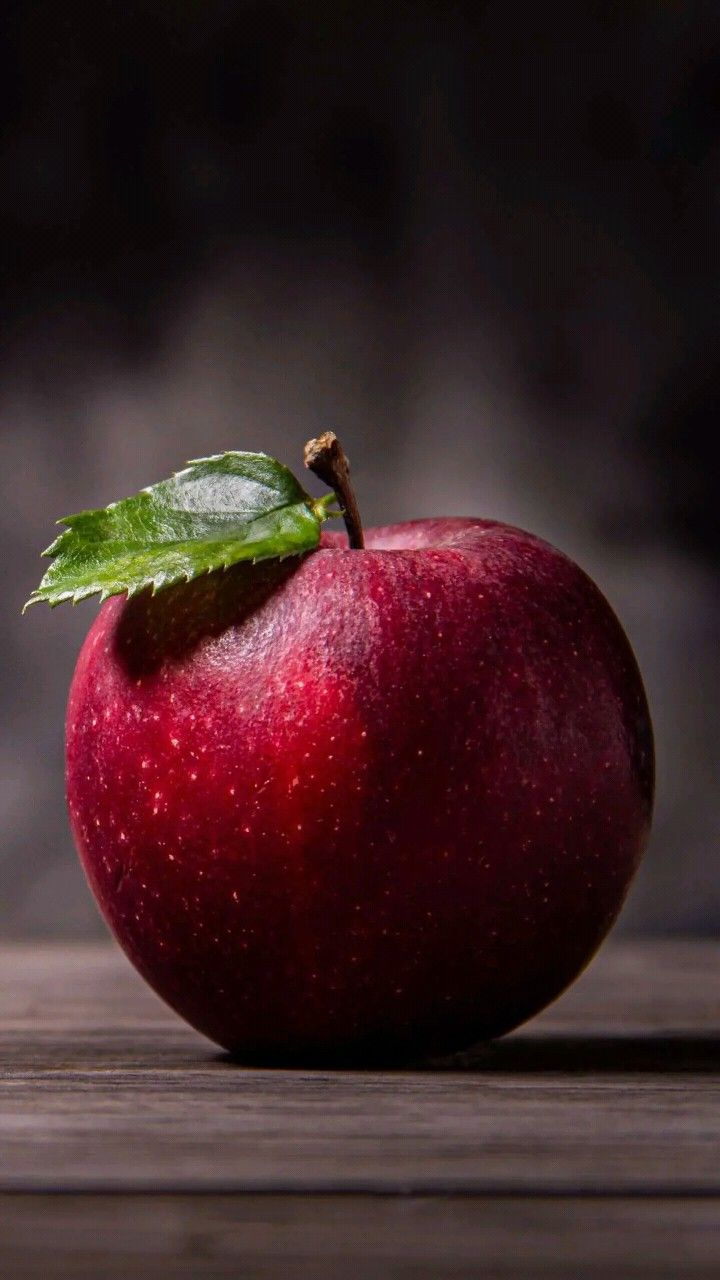
#> input picture data/Apple_Image.jpg, 720 x 1280 px; its folder holds only this picture in this run
$ python -i praktikum_11.py   (imports and definitions only)
#> lines starting #> are read from the running program, lines starting #| are printed output that depends on the picture; after the words box and inside, x2 and y2 are one past the last pixel; in counts of white or black regions, pixels touching at a corner belong together
### common.py
"""Utilitas bersama praktikum Computer Vision 02-08."""
from __future__ import annotations

from pathlib import Path
import cv2
import numpy as np

ROOT = Path(__file__).resolve().parent
DATA = ROOT / "data"
OUTPUT = ROOT / "output"


def ensure_dirs(number: int) -> Path:
    DATA.mkdir(exist_ok=True)
    out = OUTPUT / f"praktikum_{number:02d}"
    out.mkdir(parents=True, exist_ok=True)
    return out


# [20 lines left out: function generate_sample, not called in this run]


def load_image(input_path: str | None = None, grayscale: bool = False) -> np.ndarray:
    # Utamakan dataset asli yang diberikan pengguna, bukan citra sintetis.
#> called with grayscale = False
    candidates = [p for p in sorted(DATA.iterdir())
                  if p.suffix.lower() in {".jpg", ".jpeg", ".png", ".bmp", ".tif", ".tiff", ".webp"}
                  and p.name != "citra_contoh.png"] if DATA.exists() else []
    path = Path(input_path) if input_path else (candidates[0] if candidates else generate_sample())
    flag = cv2.IMREAD_GRAYSCALE if grayscale else cv2.IMREAD_COLOR
    image = cv2.imread(str(path), flag)
#> image is the input picture: shape (1280, 720, 3); mean B, G, R 39, 37.5, 62
    if image is None:
        raise FileNotFoundError(f"Citra tidak dapat dibaca: {path}")
    return image


def save(path: Path, image: np.ndarray) -> None:
    path.parent.mkdir(parents=True, exist_ok=True)
    if not cv2.imwrite(str(path), np.clip(image, 0, 255).astype(np.uint8)):
        raise OSError(f"Gagal menyimpan: {path}")


def gray(image: np.ndarray) -> np.ndarray:
    return image if image.ndim == 2 else cv2.cvtColor(image, cv2.COLOR_BGR2GRAY)
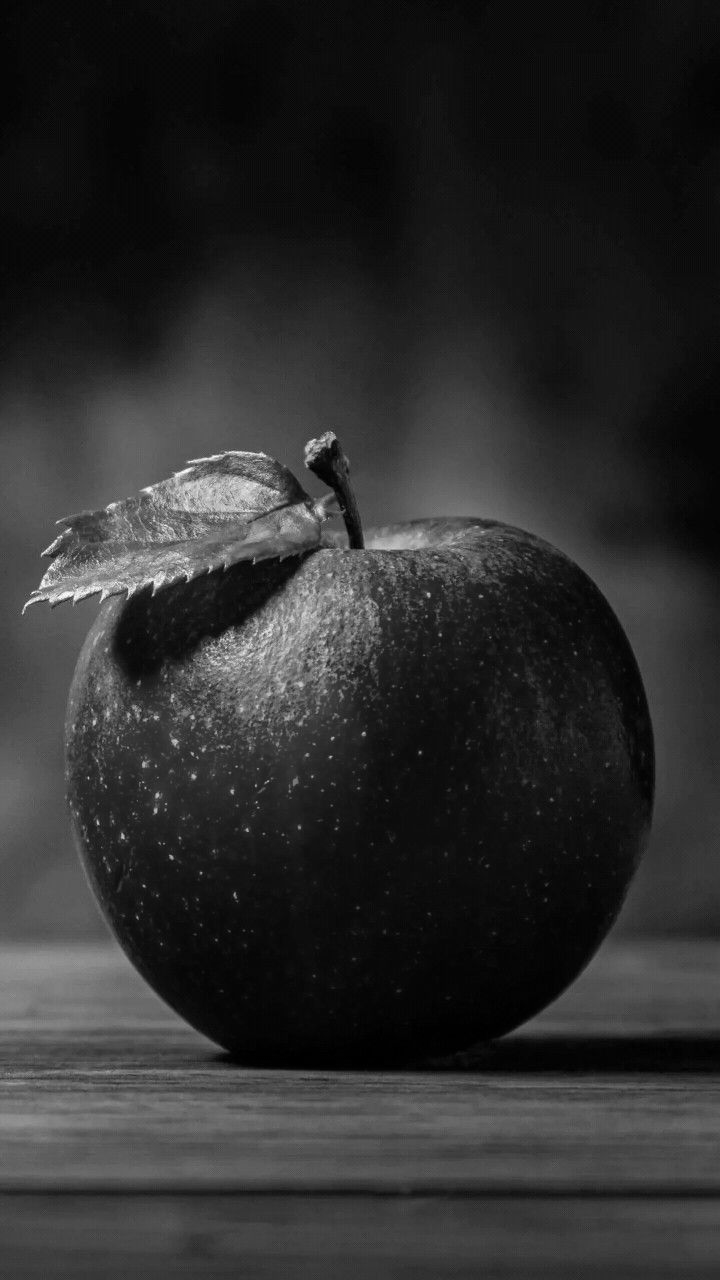
#> returned value: shape (1280, 720); min 0, max 255, mean 45


# [7 lines left out: function autolevel, not called in this run]

### praktikum_11.py
"""Pertemuan 11: morfologi citra biner dan latihan thinning inisial 20x20."""
import argparse
import cv2
import numpy as np
import matplotlib
# [1 line not run here, left out]
import matplotlib.pyplot as plt

from common import ensure_dirs, load_image, gray, save


def skeletonize(binary: np.ndarray) -> np.ndarray:
    """Skeleton morfologis tanpa modul opencv-contrib."""
    skeleton = np.zeros_like(binary)
    work = binary.copy()
    kernel = cv2.getStructuringElement(cv2.MORPH_CROSS, (3, 3))
    while cv2.countNonZero(work):
        eroded = cv2.erode(work, kernel)
        opened = cv2.dilate(eroded, kernel)
        skeleton = cv2.bitwise_or(skeleton, cv2.subtract(work, opened))
        work = eroded
    return skeleton


def create_initials(text: str = "AN") -> np.ndarray:
    """Membuat citra latihan dua inisial berukuran tepat 20x20 piksel."""
    canvas = np.zeros((20, 20), np.uint8)
    cv2.putText(canvas, text[:2].upper(), (0, 15), cv2.FONT_HERSHEY_SIMPLEX,
                0.48, 255, 1, cv2.LINE_8)
    return canvas


def main(input_path=None):
    out = ensure_dirs(11)
    image = load_image(input_path)
    grayscale = gray(image)
    # Otsu memilih threshold dari histogram agar cocok untuk dataset beragam.
    _, binary = cv2.threshold(grayscale, 0, 255, cv2.THRESH_BINARY_INV + cv2.THRESH_OTSU)
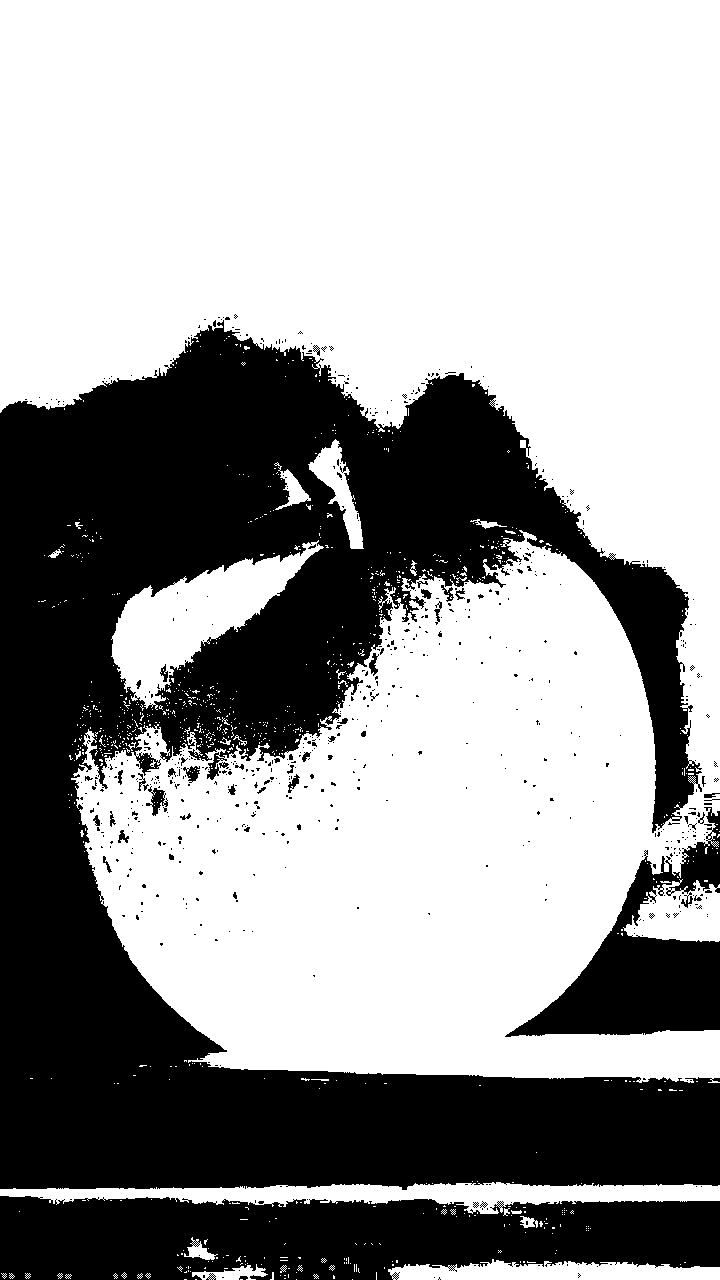
#> binary: shape (1280, 720); 61.2% white; 647 black regions (600 under 20 px), largest, box (x1, y1, x2, y2) and area: (0, 320, 720, 1190) 284454, (0, 1196, 720, 1280) 49652, (505, 807, 720, 1037) 18337

    kernels = {
        "rect_3x3": cv2.getStructuringElement(cv2.MORPH_RECT, (3, 3)),
        "cross_3x3": cv2.getStructuringElement(cv2.MORPH_CROSS, (3, 3)),
        "ellipse_5x5": cv2.getStructuringElement(cv2.MORPH_ELLIPSE, (5, 5)),
    }
    kernel = kernels["cross_3x3"]
    results = {
        "binary_otsu": binary,
        "dilasi": cv2.dilate(binary, kernel, iterations=1),
        "erosi": cv2.erode(binary, kernel, iterations=1),
        "opening": cv2.morphologyEx(binary, cv2.MORPH_OPEN, kernel),
        "closing": cv2.morphologyEx(binary, cv2.MORPH_CLOSE, kernel),
        "morphological_gradient": cv2.morphologyEx(binary, cv2.MORPH_GRADIENT, kernel),
        "top_hat": cv2.morphologyEx(binary, cv2.MORPH_TOPHAT, kernel),
        "black_hat": cv2.morphologyEx(binary, cv2.MORPH_BLACKHAT, kernel),
    }

    # Hit-or-Miss bekerja pada citra 0/1; 1 harus cocok objek dan -1 latar.
    hit_kernel = np.array([[-1, 1, -1], [0, 1, 0], [0, 1, 0]], np.int8)
    results["hit_or_miss"] = cv2.morphologyEx(binary // 255, cv2.MORPH_HITMISS, hit_kernel) * 255
    results["skeleton"] = skeletonize(binary)
#> after the loop in skeletonize, `while cv2.countNonZero(work):`: eroded: shape (1280, 720); every value is 0
#> after the loop in skeletonize, `while cv2.countNonZero(work):`:
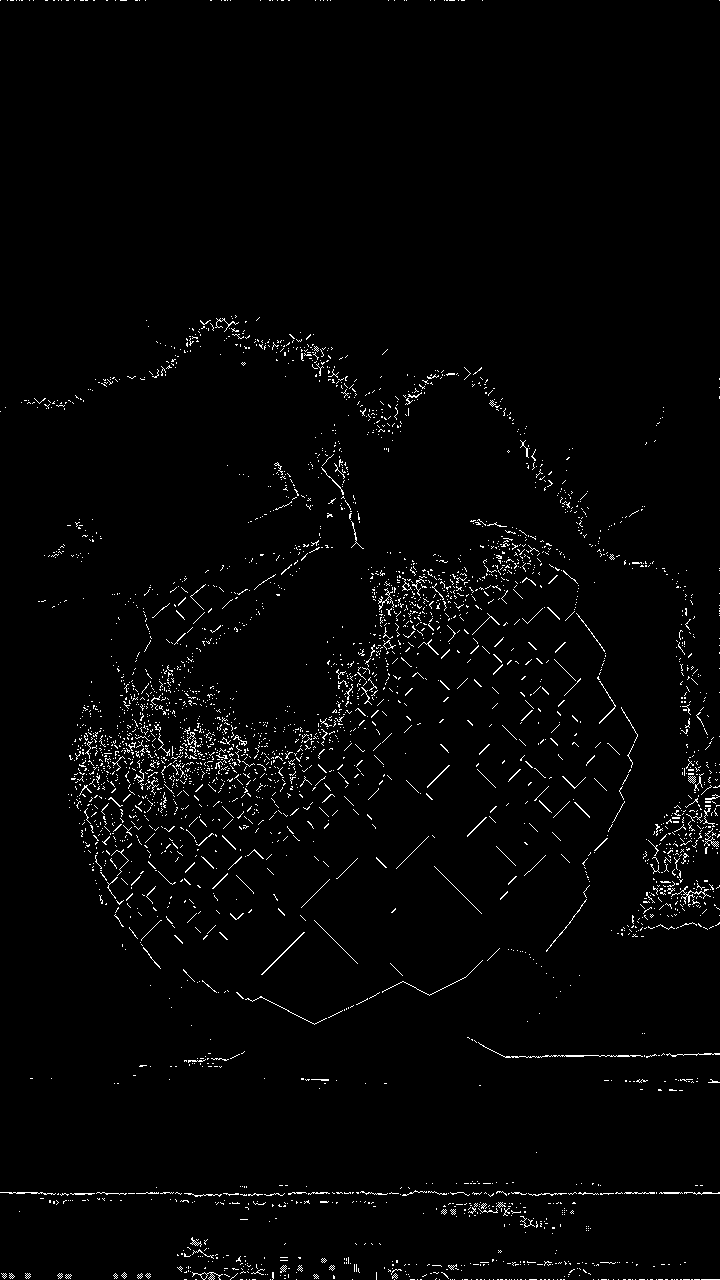
#> skeleton: shape (1280, 720); 1.9% white in thin lines or dots

    # Latihan modul: thinning pada dua inisial, masing-masing dalam citra 20x20.
    initials = create_initials("AN")
    results["inisial_AN_20x20"] = initials
    results["thinning_inisial_AN_20x20"] = skeletonize(initials)

    # Bandingkan bentuk structuring element pada operasi dilasi.
    for name, current_kernel in kernels.items():
        results[f"dilasi_{name}"] = cv2.dilate(binary, current_kernel)
#> after the loop, results = 15 items

    for name, value in results.items():
        save(out / f"{name}.png", value)
#> this loop made 15 passes
#> name on passes 1 to 12: 'binary_otsu', 'dilasi', 'erosi', 'opening', 'closing', 'morphological_gradient', 'top_hat', 'black_hat', 'hit_or_miss', 'skeleton', 'inisial_AN_20x20', 'thinning_inisial_AN_20x20'
#> pass 2, in save (call 2), `if not cv2.imwrite(str(path), np.clip(image, 0, 255).astype(np.uint8)):`:
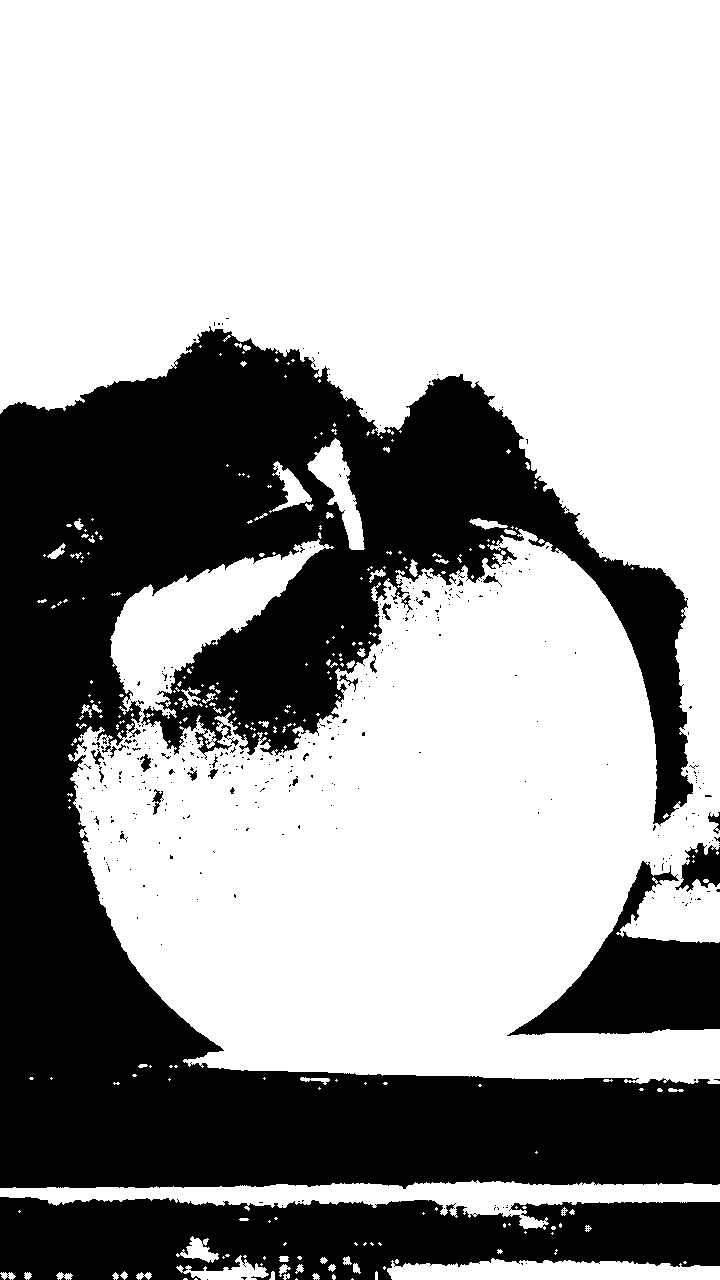
#> saved as dilasi.png: shape (1280, 720); 63.5% white; 361 black regions (335 under 20 px), largest, box (x1, y1, x2, y2) and area: (0, 326, 720, 1189) 270633, (0, 1197, 720, 1280) 46471, (507, 861, 720, 1036) 15450

    selected = ["binary_otsu", "dilasi", "erosi", "opening", "closing", "hit_or_miss",
                "skeleton", "inisial_AN_20x20", "thinning_inisial_AN_20x20"]
    fig, axes = plt.subplots(3, 3, figsize=(11, 10))
    titles = ["Biner Otsu", "Dilasi", "Erosi", "Opening", "Closing", "Hit-or-Miss",
              "Skeleton", "Inisial AN (20×20)", "Thinning AN"]
    for ax, name, title in zip(axes.flat, selected, titles):
        interpolation = "nearest" if "20x20" in name else "antialiased"
        ax.imshow(results[name], cmap="gray", vmin=0, vmax=255, interpolation=interpolation)
        ax.set_title(title); ax.axis("off")
    fig.suptitle("Pertemuan 11 — Morfologi Citra", fontsize=16)
    fig.tight_layout(); fig.savefig(out / "ringkasan.png", dpi=150); plt.close(fig)
#> after `fig.tight_layout()`:
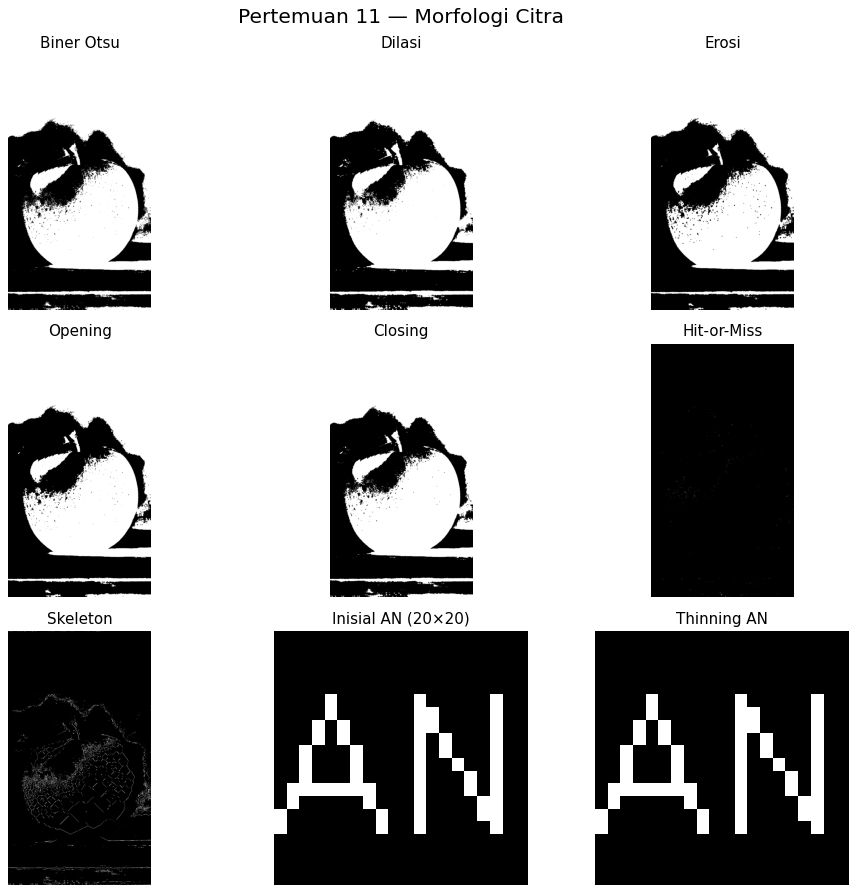
#> figure drawn by matplotlib, 9 panels

    print("Dilasi memperluas objek; erosi menipiskan objek; opening menghapus detail kecil;")
    print("closing menutup celah kecil; skeleton mempertahankan topologi dalam garis tipis.")
    print(f"Hasil tersimpan di {out}")


# [10 lines not run here, left out]

>>> result = main()

$ run again, on data/Face-Cream_Image.jpg
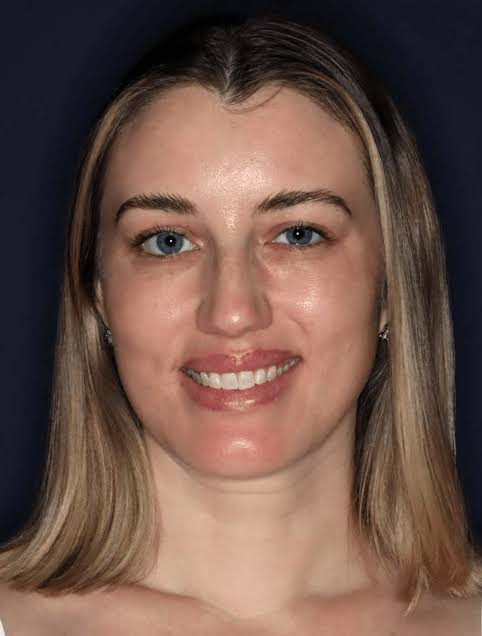
#> input picture data/Face-Cream_Image.jpg, 482 x 636 px
#> in load_image, image is the input picture: shape (636, 482, 3); mean B, G, R 73.6, 83.5, 109.9
#> binary: shape (636, 482); 47.6% white; 204 white regions (196 under 20 px), largest, box (x1, y1, x2, y2) and area: (0, 0, 482, 603) 142508, (275, 222, 340, 250) 907, (258, 190, 360, 221) 882
#> after the loop in skeletonize, `while cv2.countNonZero(work):`:
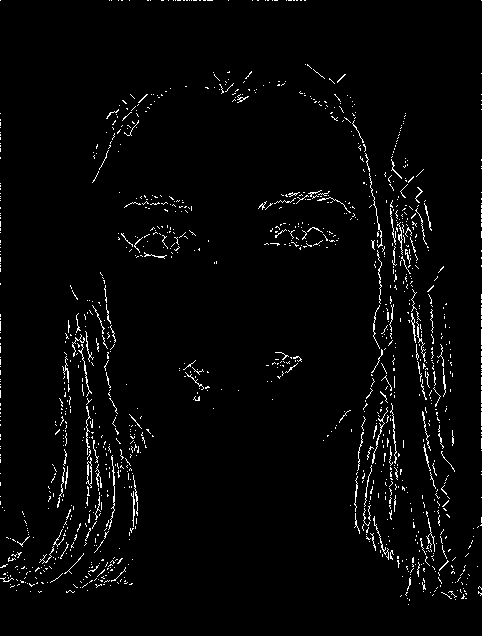
#> skeleton: shape (636, 482); 2.6% white in thin lines or dots
#> after the loop in main, `for name, current_kernel in kernels.items():`: results = 15 items
#> the loop in main, `for name, value in results.items():` made 15 passes
#> name on passes 1 to 8: 'binary_otsu', 'dilasi', 'erosi', 'opening', 'closing', 'morphological_gradient', 'top_hat', 'black_hat'
#> pass 2, in save (call 2), `if not cv2.imwrite(str(path), np.clip(image, 0, 255).astype(np.uint8)):`:
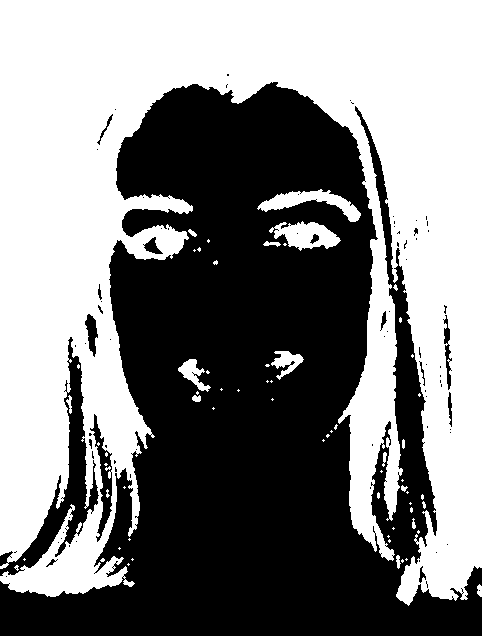
#> saved as dilasi.png: shape (636, 482); 51% white; 81 black regions (65 under 20 px), largest, box (x1, y1, x2, y2) and area: (0, 82, 482, 636) 143250, (0, 337, 99, 576) 4688, (90, 414, 112, 542) 903

$ run again, on data/Panorama_Image.jpg
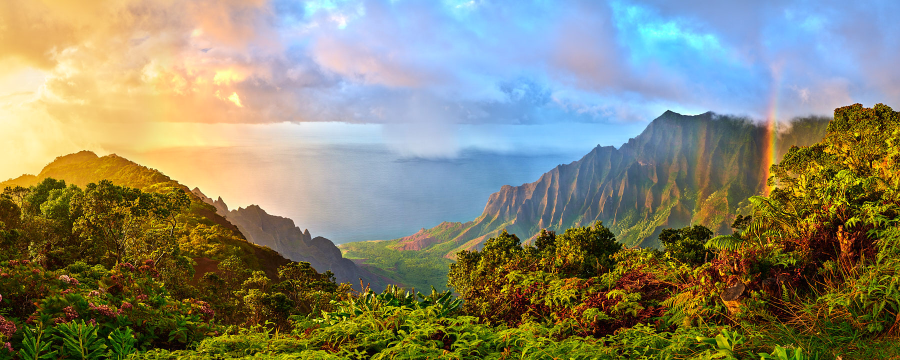
#> input picture data/Panorama_Image.jpg, 1800 x 720 px (shown at 1/2 size)
#> in load_image, image is the input picture: shape (720, 1800, 3); mean B, G, R 110.4, 134.4, 136.3
#> binary: shape (720, 1800); 43.1% white; 994 white regions (947 under 20 px), largest, box (x1, y1, x2, y2) and area: (0, 206, 1800, 720) 552288, (888, 443, 947, 483) 584, (1766, 306, 1800, 355) 530
#> the loop in skeletonize, `while cv2.countNonZero(work):` made 46 passes
#> after the loop in skeletonize, `while cv2.countNonZero(work):`:
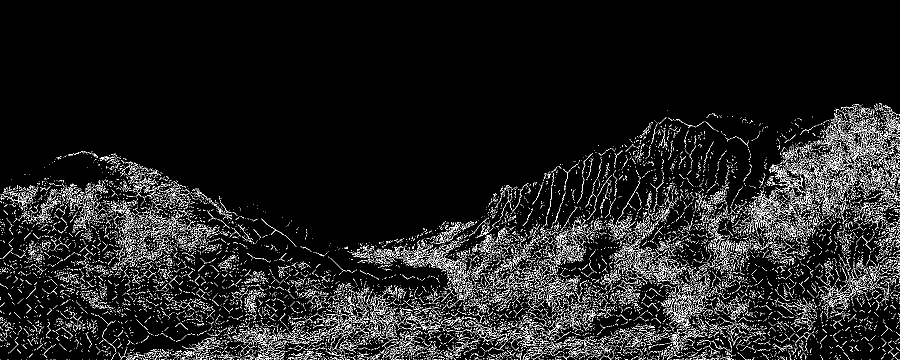
#> skeleton: shape (720, 1800) (shown at 1/2 size); 7% white in thin lines or dots, all inside (x1, y1, x2, y2) = (0, 206, 1800, 720)
#> after the loop in main, `for name, current_kernel in kernels.items():`: results = 15 items
#> the loop in main, `for name, value in results.items():` made 15 passes
#> name on passes 1 to 8: 'binary_otsu', 'dilasi', 'erosi', 'opening', 'closing', 'morphological_gradient', 'top_hat', 'black_hat'
#> pass 2, in save (call 2), `if not cv2.imwrite(str(path), np.clip(image, 0, 255).astype(np.uint8)):`:
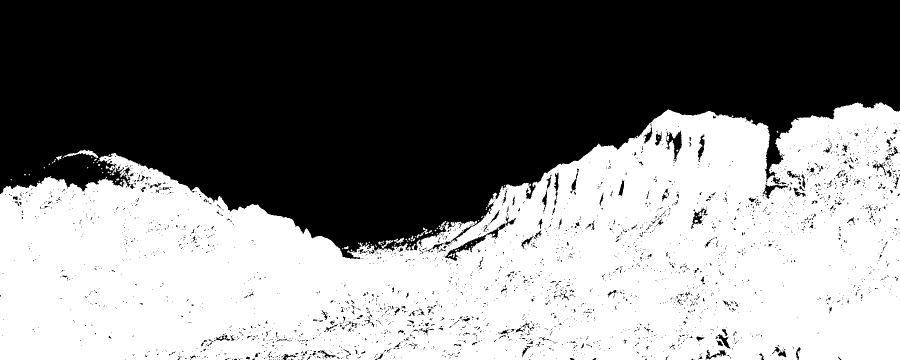
#> saved as dilasi.png: shape (720, 1800) (shown at 1/2 size); 49.8% white; 77 white regions (60 under 20 px), largest, box (x1, y1, x2, y2) and area: (0, 205, 1800, 720) 644061, (128, 299, 197, 316) 377, (763, 480, 786, 497) 107
